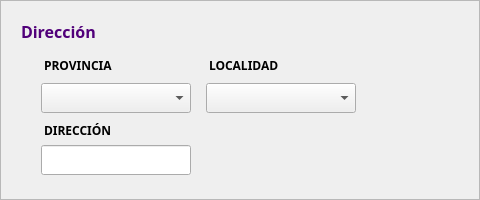
                <widget class="QFrame" name="frameDir">
                 <property name="sizePolicy">
                  <sizepolicy hsizetype="Expanding" vsizetype="Expanding">
                   <horstretch>0</horstretch>
                   <verstretch>0</verstretch>
                  </sizepolicy>
                 </property>
                 <property name="minimumSize">
                  <size>
                   <width>480</width>
                   <height>200</height>
                  </size>
                 </property>
                 <property name="maximumSize">
                  <size>
                   <width>480</width>
                   <height>200</height>
                  </size>
                 </property>
                 <property name="frameShape">
                  <enum>QFrame::StyledPanel</enum>
                 </property>
                 <property name="frameShadow">
                  <enum>QFrame::Raised</enum>
                 </property>
                 <layout class="QGridLayout" name="gridLayout_9">
                  <property name="leftMargin">
                   <number>20</number>
                  </property>
                  <property name="topMargin">
                   <number>20</number>
                  </property>
                  <item row="0" column="0">
                   <widget class="QLabel" name="label_37">
                    <property name="sizePolicy">
                     <sizepolicy hsizetype="Fixed" vsizetype="Fixed">
                      <horstretch>0</horstretch>
                      <verstretch>0</verstretch>
                     </sizepolicy>
                    </property>
                    <property name="maximumSize">
                     <size>
                      <width>90</width>
                      <height>20</height>
                     </size>
                    </property>
                    <property name="font">
                     <font>
                      <family>Poppins</family>
                      <pointsize>12</pointsize>
                      <weight>75</weight>
                      <bold>true</bold>
                     </font>
                    </property>
                    <property name="styleSheet">
                     <string notr="true">color: #51007A;</string>
                    </property>
                    <property name="text">
                     <string>Dirección</string>
                    </property>
                   </widget>
                  </item>
                  <item row="1" column="1">
                   <spacer name="horizontalSpacer_5">
                    <property name="orientation">
                     <enum>Qt::Horizontal</enum>
                    </property>
                    <property name="sizeHint" stdset="0">
                     <size>
                      <width>40</width>
                      <height>20</height>
                     </size>
                    </property>
                   </spacer>
                  </item>
                  <item row="1" column="0" rowspan="2">
                   <layout class="QGridLayout" name="gridLayout_4">
                    <property name="leftMargin">
                     <number>20</number>
                    </property>
                    <property name="topMargin">
                     <number>10</number>
                    </property>
                    <property name="rightMargin">
                     <number>20</number>
                    </property>
                    <property name="bottomMargin">
                     <number>20</number>
                    </property>
                    <property name="horizontalSpacing">
                     <number>15</number>
                    </property>
                    <property name="verticalSpacing">
                     <number>9</number>
                    </property>
                    <item row="1" column="0">
                     <widget class="QComboBox" name="cmbProv">
                      <property name="sizePolicy">
                       <sizepolicy hsizetype="Expanding" vsizetype="Fixed">
                        <horstretch>0</horstretch>
                        <verstretch>0</verstretch>
                       </sizepolicy>
                      </property>
                      <property name="minimumSize">
                       <size>
                        <width>150</width>
                        <height>30</height>
                       </size>
                      </property>
                      <property name="maximumSize">
                       <size>
                        <width>150</width>
                        <height>30</height>
                       </size>
                      </property>
                     </widget>
                    </item>
                    <item row="0" column="1">
                     <widget class="QLabel" name="lblLocalidad_4">
                      <property name="maximumSize">
                       <size>
                        <width>75</width>
                        <height>20</height>
                       </size>
                      </property>
                      <property name="font">
                       <font>
                        <family>Poppins</family>
                        <pointsize>9</pointsize>
                        <weight>75</weight>
                        <bold>true</bold>
                       </font>
                      </property>
                      <property name="text">
                       <string>LOCALIDAD</string>
                      </property>
                      <property name="indent">
                       <number>3</number>
                      </property>
                     </widget>
                    </item>
                    <item row="1" column="1">
                     <widget class="QComboBox" name="cmbMuni">
                      <property name="sizePolicy">
                       <sizepolicy hsizetype="Expanding" vsizetype="Fixed">
                        <horstretch>0</horstretch>
                        <verstretch>0</verstretch>
                       </sizepolicy>
                      </property>
                      <property name="minimumSize">
                       <size>
                        <width>150</width>
                        <height>30</height>
                       </size>
                      </property>
                      <property name="maximumSize">
                       <size>
                        <width>150</width>
                        <height>30</height>
                       </size>
                      </property>
                      <property name="font">
                       <font>
                        <family>Poppins</family>
                       </font>
                      </property>
                      <property name="styleSheet">
                       <string notr="true"/>
                      </property>
                     </widget>
                    </item>
                    <item row="2" column="0">
                     <widget class="QLabel" name="lblDirDriver_4">
                      <property name="minimumSize">
                       <size>
                        <width>0</width>
                        <height>30</height>
                       </size>
                      </property>
                      <property name="maximumSize">
                       <size>
                        <width>75</width>
                        <height>20</height>
                       </size>
                      </property>
                      <property name="font">
                       <font>
                        <family>Poppins</family>
                        <pointsize>9</pointsize>
                        <weight>75</weight>
                        <bold>true</bold>
                       </font>
                      </property>
                      <property name="text">
                       <string>DIRECCIÓN</string>
                      </property>
                      <property name="indent">
                       <number>3</number>
                      </property>
                     </widget>
                    </item>
                    <item row="0" column="0">
                     <widget class="QLabel" name="label_38">
                      <property name="minimumSize">
                       <size>
                        <width>60</width>
                        <height>0</height>
                       </size>
                      </property>
                      <property name="maximumSize">
                       <size>
                        <width>80</width>
                        <height>20</height>
                       </size>
                      </property>
                      <property name="font">
                       <font>
                        <family>Poppins</family>
                        <pointsize>9</pointsize>
                        <weight>75</weight>
                        <bold>true</bold>
                       </font>
                      </property>
                      <property name="text">
                       <string>PROVINCIA</string>
                      </property>
                      <property name="indent">
                       <number>3</number>
                      </property>
                     </widget>
                    </item>
                    <item row="3" column="0">
                     <widget class="QLineEdit" name="txtDirDriver">
                      <property name="minimumSize">
                       <size>
                        <width>150</width>
                        <height>30</height>
                       </size>
                      </property>
                      <property name="maximumSize">
                       <size>
                        <width>150</width>
                        <height>30</height>
                       </size>
                      </property>
                      <property name="font">
                       <font>
                        <family>Poppins</family>
                       </font>
                      </property>
                     </widget>
                    </item>
                    <item row="1" column="3">
                     <spacer name="horizontalSpacer_9">
                      <property name="orientation">
                       <enum>Qt::Horizontal</enum>
                      </property>
                      <property name="sizeType">
                       <enum>QSizePolicy::Fixed</enum>
                      </property>
                      <property name="sizeHint" stdset="0">
                       <size>
                        <width>40</width>
                        <height>30</height>
                       </size>
                      </property>
                     </spacer>
                    </item>
                    <item row="1" column="2">
                     <spacer name="horizontalSpacer_7">
                      <property name="orientation">
                       <enum>Qt::Horizontal</enum>
                      </property>
                      <property name="sizeType">
                       <enum>QSizePolicy::Fixed</enum>
                      </property>
                      <property name="sizeHint" stdset="0">
                       <size>
                        <width>50</width>
                        <height>30</height>
                       </size>
                      </property>
                     </spacer>
                    </item>
                   </layout>
                  </item>
                 </layout>
                </widget>
